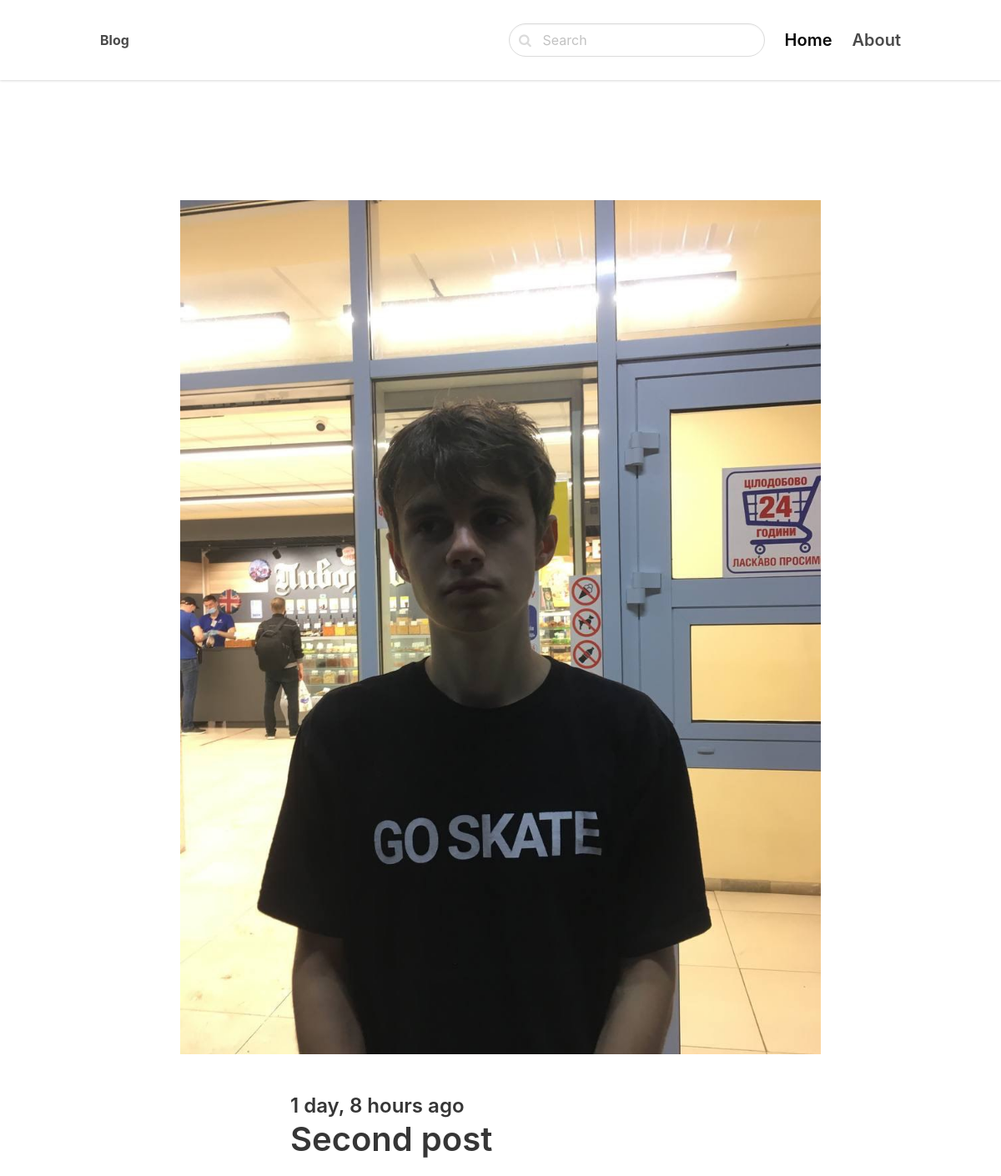
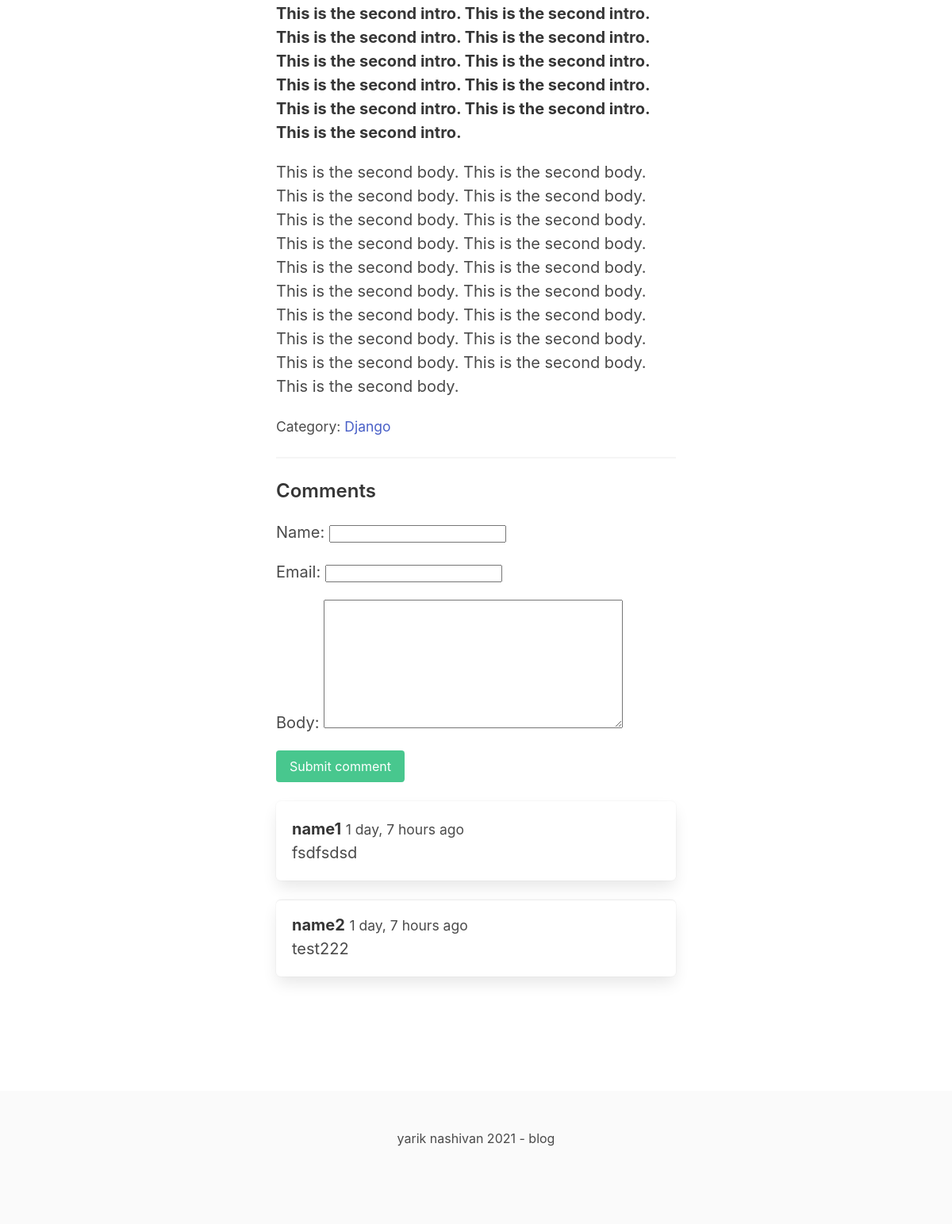
The page /django/second-post/ on the database its author committed (2 pictures, top to bottom).
### blog/models.py (models this page shows, shortened)
class Post(models.Model):
    ACTIVE = 'active'
    DRAFT = 'draft'
    CHOICES_STATUS = (
        (ACTIVE, 'Active'),
        (DRAFT, 'Draft'),
    )
    category = models.ForeignKey(Category, related_name='posts', on_delete=models.CASCADE)
    title = models.CharField(max_length=255)
    slug = models.SlugField()
    intro = models.TextField()
    body = models.TextField()
    created_at = models.DateTimeField(auto_now_add=True)
    status = models.CharField(max_length=10, choices=CHOICES_STATUS, default=ACTIVE)
    image = models.ImageField(upload_to='uploads/', blank=True, null=True)
    class Meta:
        ordering = ('-created_at', )

class Category(models.Model):
    title = models.CharField(max_length=255)
    slug = models.SlugField()
    class Meta:
        ordering = ('title', )
        verbose_name_plural = 'Categories'
    def __str__(self):
        return self.title

class Comment(models.Model):
    post = models.ForeignKey(Post, related_name='comments', on_delete=models.CASCADE)
    name = models.CharField(max_length=255)
    email = models.EmailField()
    body = models.TextField()
    created_at = models.DateTimeField(auto_now_add=True)

### blog/views.py (the view)
# urls.py: path('<slug:category_slug>/<slug:slug>/', views.detail, name='post_detail'),
def detail(request, category_slug, slug):
    post = get_object_or_404(Post, slug=slug, status=Post.ACTIVE)
    if request.method == 'POST':
        form = CommentForm(request.POST)
        if form.is_valid():
            comment = form.save(commit=False)
            comment.post = post
            comment.save()
            return redirect('post_detail', slug=slug)
    else:
        form = CommentForm()
    return render(request, 'blog/detail.html', {'post': post, 'form': form})

### blog/forms.py
class CommentForm(forms.ModelForm):
    class Meta:
        model = Comment
        fields = ('name', 'email', 'body')

### blog/templates/blog/detail.html (shortened to what this page needs)
{% extends 'core/base.html' %}
{% block content %}
    <section class="hero">
        <div class="hero-body">
            <div class="container">
                <section class="section">
                    {% if post.image %}
                        <figure class="image mb-6">
                            <img src="{{ post.image.url }}" alt="image">
                        </figure>
                    {% endif %}
                    <div class="columns">
                        <div class="column is-8 is-offset-2">
                            <div class="content is-medium">
                                <h2 class="subtitle is-4">{{ post.created_at|timesince }} ago</h2>
                                <h1 class="title">{{ post.title }}</h1>
                                <p><strong>{{ post.intro }}</strong></p>
                                <p>{{ post.body }}</p>
                                <p><small>Category: <a
                                        href="{% url 'category_detail' post.category.slug %}">{{ post.category }}</a></small>
                                </p>
                                <hr>
                                <h2 class="subtitle is-4">Comments</h2>
                                <form method="post" class="mb-5">
                                    {{ form.as_p }}
                                    <div class="field">
                                        <div class="contoll">
                                            <button class="button is-success">Submit comment</button>
                                        </div>
                                    </div>
                                </form>
                                {% for comment in post.comments.all %}
                                    <article class="media box">
                                        <div class="media-content">
                                            <strong>{{ comment.name }}</strong>
                                            <small>{{ comment.created_at|timesince }} ago</small>
                                            <p>{{ comment.body }}</p>
                                        </div>
                                    </article>
                                {% endfor %}
                            </div>
                        </div>
                    </div>
                </section>
            </div>
        </div>
    </section>
{% endblock %}

### rows shown on the page
Post: image (picture), created_at "1 day, 8 hours", title "Second post", intro "This is the second intro. This is the second intro. This is the second intro. This is the second intro. This is the second intro. This is the second intro. This is the second intro. This is the second intro. This is the second intro. This is the second intro. This is the second intro.", body "This is the second body. This is the second body. This is the second body. This is the second body. This is the second body. This is the second body. This is the second body. This is the second body. This is the second body. This is the second body. This is the second body. This is the second body. This is the second body. This is the second body. This is the second body. This is the second body. This is the second body. This is the second body. This is the second body.", category "Django"
Comment: name "name1", created_at "1 day, 7 hours", body "fsdfsdsd"
Comment: name "name2", created_at "1 day, 7 hours", body "test222"
